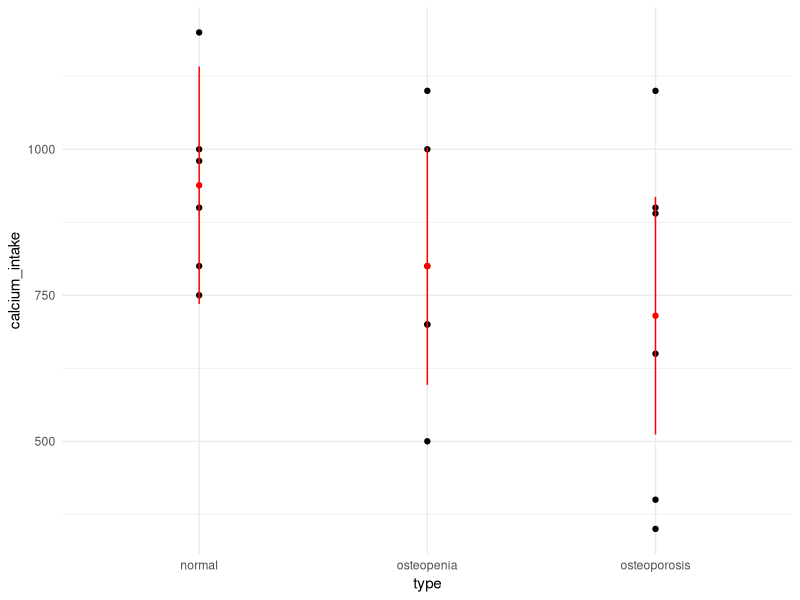

Here is the R script that generated this plot:
## ---- chunk 1
library(tidyverse)
## ---- chunk 2
#students, don't worry about knowing the next lines of code. Just have a look at 
#the dataset so you understand what variables it contains
normal <- c(1200, 1000, 980, 900, 750, 800)
osteopenia <- c(1000, 1100, 700, 800, 500, 700)
osteoporosis <- c(890, 650, 1100, 900, 400, 350)

calcium_data <- data.frame(calcium_intake = c(normal, osteopenia, osteoporosis), 
           type = c(rep("normal", 6), rep("osteopenia", 6), 
                    rep("osteoporosis", 6)),
           type_num = c(rep(1, 6), rep(2, 6), rep(3, 6)))

calcium_data

## ---- chunk 3
str(calcium_data)
## ---- chunk 4
calcium_data <- calcium_data %>% mutate(type = factor(type))
str(calcium_data)
## ---- chunk 5
calcium_data <- calcium_data %>% mutate(type_reordered = fct_relevel(type, "osteoporosis")) #makes osteoporosis the referent level.

levels(calcium_data$type_reordered)
## ---- chunk 6
library(broom)
calcium_lm <- lm(calcium_intake ~ type, data = calcium_data)

tidy(calcium_lm)
## ---- chunk 7
calcium_data %>% 
  group_by(type) %>% 
  summarise(mean = mean(calcium_intake))
## ---- chunk 8
library(broom)
calcium_lm <- lm(calcium_intake ~ type, data = calcium_data)

tidy(calcium_lm)
## ---- chunk 9
newdata = data.frame(type=c("normal", "osteopenia", "osteoporosis")) #make a tiny data frame storing the three categorical levels
predictions <- data.frame(predict(calcium_lm, newdata, interval="confidence")) #predict calcium intake for each row in newdata, i.e., for each level of the categorical variable
predictions$type <- c("normal", "osteopenia", "osteoporosis") #append another row to the data frame with the category labels
predictions
## ---- chunk 10
ggplot(data = calcium_data, aes(x = type, y = calcium_intake)) + geom_point() +
  geom_point(data = predictions, aes(y = fit), col = "red") +
  geom_segment(data = predictions, aes(y = lwr, yend = upr, xend = type), col = "red") + 
  theme_minimal()
## ---- chunk 11
levels(calcium_data$type_reordered)
## ---- chunk 12
calcium_lm2 <- lm(calcium_intake ~ type_reordered, data = calcium_data)

tidy(calcium_lm2)
## ---- chunk 13
str(calcium_data$type_num)
## ---- chunk 14
calcium_lm3 <- lm(calcium_intake ~ type_num, data = calcium_data)

tidy(calcium_lm3)
## ---- chunk 15
calcium_data <- calcium_data %>% 
  mutate(type_cat_ii = factor(type_num, levels = c(1, 2, 3), 
                              labels = c("normal", "osteopenia", "osteoporosis")))

str(calcium_data)
## ---- chunk 16
calcium_lm4 <- lm(calcium_intake ~ type_cat_ii, data = calcium_data)

tidy(calcium_lm4)
